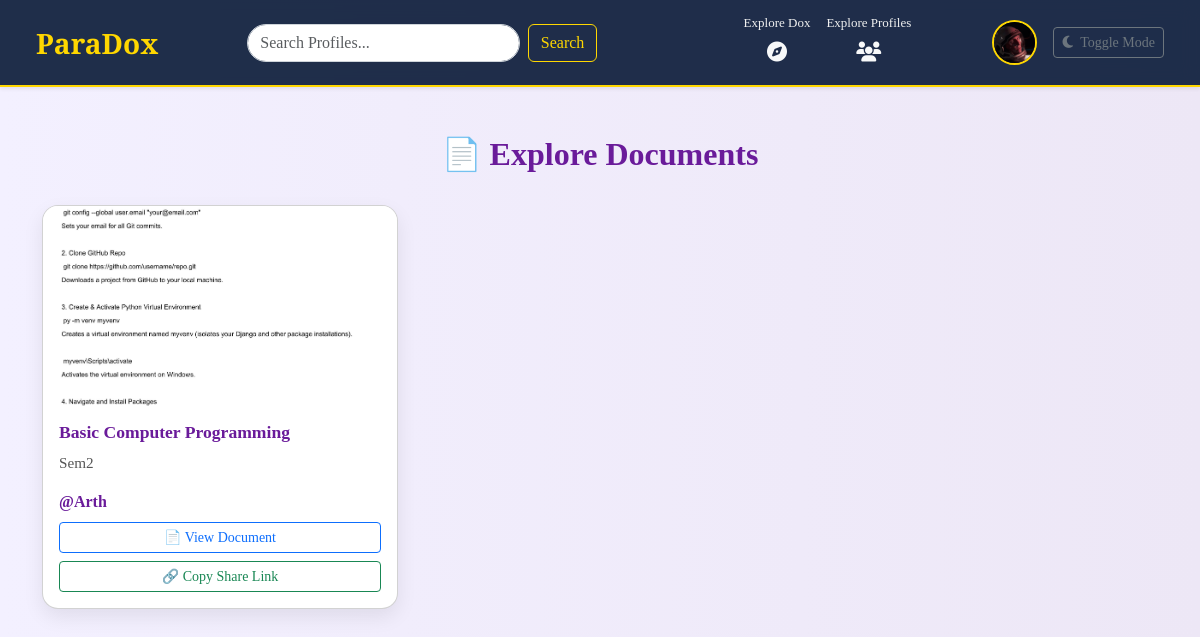
/explore_docs/ (signed in), run on the app's committed database.
### apps/dashboard/models.py (models this page shows)
class User(models.Model):
    email = models.EmailField(unique=True)
    name = models.CharField(max_length=100, default="User", null=True, blank=True)
    mobile = models.CharField(max_length=14, unique=True)
    password = models.CharField(max_length=255)
    otp = models.IntegerField(null=True, blank=True)
    is_active = models.BooleanField(default=False)
    followers = models.ManyToManyField('self', symmetrical=False, related_name='following', blank=True)
    bio = models.TextField(blank=True, null=True)
    profile_image = models.ImageField(upload_to='profile_images/',blank=True, null=True)

class Document(models.Model):
    user = models.ForeignKey(User, on_delete=models.CASCADE)
    file = models.FileField(upload_to='documents/')
    title = models.CharField(max_length=100)
    description = models.TextField(blank=True)
    file = models.FileField(upload_to='documents/')
    thumbnail = models.ImageField(upload_to='thumbnails/', blank=True, null=True)
    uploaded_at = models.DateTimeField(auto_now_add=True)

### apps/dashboard/views.py (the view)
# urls.py: path('explore_docs/', views.explore_docs, name='explore_docs'),
@login_required
def explore_docs(request):
    user_id = request.session.get('user_id')
    current_user = User.objects.get(id=user_id)
    users = list(User.objects.exclude(id=user_id))
    documents = list(Document.objects.all())
    random.shuffle(users)
    random.shuffle(documents)
    return render(request, 'dashboard/explore_docs.html', {
        'users': users,
        'documents': documents,
        'current_user': current_user
    })

### apps/dashboard/context_processors.py (called while the page is built)
def current_user(request):
    user_id = request.session.get('user_id')
    if user_id:
        try:
            user = User.objects.get(id=user_id)
            return {'user': user}
        except User.DoesNotExist:
            return {}
    return {}

### apps/dashboard/views.py (called while the page is built)
def login_required(view_func):
    @wraps(view_func)
    def wrapper(request, *args, **kwargs):
        if 'user_id' not in request.session:
            return redirect('sign_in')
        return view_func(request, *args, **kwargs)
    return wrapper

### apps/dashboard/templates/dashboard/explore_docs.html (shortened to what this page needs)
{% extends 'dashboard/base.html' %}
{% load static %}
{% block body %}
<div class="container mt-5">
  <h2 class="section-title text-center">📄 Explore Documents</h2>
  <div class="row">
    {% for doc in documents %}
    <div class="col-md-4 mb-4 d-flex">
      <div class="card doc-card w-100">
        <img
          src="{% if doc.thumbnail %}{{ doc.thumbnail.url }}{% else %}{% static 'dashboard/images/default-thumbnail.png' %}{% endif %}"
          class="card-img-top doc-trigger" data-id="{{ doc.id }}" {% if doc.file %} data-file="{{ doc.file.url }}" {%
          else %} data-file="" {% endif %} data-title="{{ doc.title|escapejs }}"
          data-description="{{ doc.description|escapejs }}" data-user="{{ doc.user.name|escapejs }}"
          data-comments='[{% for c in doc.comments.all %}{"user": "{{ c.user.name|escapejs }}", "text": "{{ c.text|escapejs }}"}{% if not forloop.last %},{% endif %}{% endfor %}]'>
        <div class="card-body d-flex flex-column">
          <h5 class="card-title text-purple">{{ doc.title }}</h5>
          <p class="card-text">{{ doc.description|default:"No description." }}</p>
          <a href="{% url 'public_profile' doc.user.id %}"
            class="text-decoration-none fw-semibold text-purple mb-2 d-block">
            @{{ doc.user.name }}
          </a>
          {% if doc.file %}
          <a href="{{ doc.file.url }}" target="_blank" class="btn btn-sm btn-outline-primary mt-auto w-100">📄 View
            Document</a>
              <button class="btn btn-sm btn-outline-success mt-2 copy-link-btn" data-link="{% url 'view_document' doc.id %}">
          🔗 Copy Share Link
        </button>
          {% else %}
          <p class="text-muted small">❌ No document available</p>
          {% endif %}
        </div>
      </div>
    </div>
    {% endfor %}
  </div>
</div>
{% endblock %}

### apps/dashboard/templates/dashboard/base.html (shortened to what this page needs)
{% load static %}
<!DOCTYPE html>
<html lang="en">
<head>
  <link href="https://cdn.jsdelivr.net/npm/bootstrap@5.3.6/dist/css/bootstrap.min.css" rel="stylesheet"
>
  <link rel="stylesheet" href="https://cdnjs.cloudflare.com/ajax/libs/font-awesome/6.4.0/css/all.min.css">
  <link rel="stylesheet" href="{% static 'dashboard/css/style.css' %}">
</head>
<body class="bg-light text-dark" id="page-body">
  <nav class="navbar navbar-expand-lg sticky-top shadow-sm">
    <div class="container-fluid">
      <a class="navbar-brand" href="{% url 'index' %}">ParaDox</a>
      <div class="collapse navbar-collapse justify-content-between" id="navbarNav">
        <form class="d-flex mx-auto" action="{% url 'index' %}" method="get" style="width: 350px;">
          <input class="form-control me-2" type="search" name="query" placeholder="Search Profiles..."
            aria-label="Search">
          <button class="btn btn-outline-dark" type="submit">Search</button>
        </form>
        <ul class="navbar-nav ms-auto d-flex align-items-center gap-3">
          <li class="nav-item text-center">
            <label>Explore Dox</label>
            <a href="{% url 'explore_docs' %}" class="nav-link text-light">
              <i class="fas fa-compass fa-lg"></i>
            </a>
          </li>
          <li class="nav-item text-center">
            <label>Explore Profiles</label>
            <a href="{% url 'explore_profile' %}" class="nav-link text-light">
              <i class="fas fa-users fa-lg"></i>
            </a>
          </li>
        </ul>
        <ul class="navbar-nav ms-auto d-flex align-items-center gap-3">
          <li class="nav-item">
            <a href="{% url 'profile' %}">
              {% if user.profile_image %}
              <img src="{{ user.profile_image.url }}" alt="Profile" title="@{{ user.name }}" class="ms-2"
                style="width: 45px; height: 45px; object-fit: cover; border-radius: 50%; border: 2px solid gold;">
              {% else %}
              <img src="{% static 'dashboard/images/default-profile-icon.jpg' %}" alt="Default" title="@{{ user.name }}"
                class="ms-2"
                style="width: 45px; height: 45px; object-fit: cover; border-radius: 50%; border: 2px solid gold;">
              {% endif %}
            </a>
          </li>
          <li class="nav-item">
            <button class="btn btn-sm btn-outline-secondary" id="themeToggle">
              <i class="fas fa-moon me-1"></i> Toggle Mode
            </button>
          </li>
        </ul>
      </div>
    </div>
  </nav>
  {% block body %}{% endblock %}
</body>
</html>

### apps/dashboard/static/dashboard/css/style.css (style rules this page uses)
* { font-family: 'Times New Roman', Times, serif; }

### apps/dashboard/templates/dashboard/base.html (style rules this page uses)
body { font-family: 'Roboto', sans-serif; }
.navbar { background: rgba(19, 35, 65, 0.95); padding: 0.8rem 1.5rem; border-bottom: 2px solid gold; backdrop-filter: blur(10px); }
.navbar-brand { font-family: 'Playfair Display', serif; font-size: 28px; font-weight: 600; color: gold !important; }
.nav-link, .form-control { border-radius: 30px; }
.form-control { border: 1px solid #ced4da; }
.btn-outline-dark { border-color: gold; color: gold; }
.navbar-nav .nav-item img { border-radius: 50%; width: 45px; height: 45px; object-fit: cover; border: 2px solid gold; }
label { font-size: 13px; font-weight: 500; color: #f0f0f0; margin-bottom: 0; display: block; text-align: center; }

### apps/dashboard/templates/dashboard/explore_docs.html (style rules this page uses)
body { background: linear-gradient(to right, #f3f0ff, #ede7f6); }
.section-title { color: #6a1b9a; font-weight: 700; margin-bottom: 2rem; }
.doc-card { border-radius: 1rem; overflow: hidden; box-shadow: 0 8px 20px rgba(0, 0, 0, 0.08); transition: transform 0.2s ease, box-shadow 0.2s ease; height: 100%; }
.card-img-top { height: 200px; object-fit: cover; cursor: pointer; }
.card-title { font-size: 1.1rem; font-weight: 600; }
.card-text { font-size: 0.95rem; color: #555; }
.text-purple { color: #6a1b9a; }

### data on the page
User: profile_image (picture)
Document: thumbnail (picture), title "Basic Computer Programming", description "Sem2", user.name "Arth"
